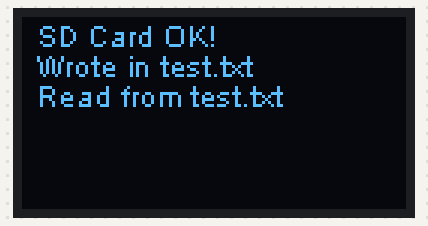
This sketch was run on a simulated Arduino Uno, built with avr-gcc and run on an emulated ATmega328P. Shown: 128×64 one-colour display. Storage starts empty; what the sketch prints to the serial monitor is not drawn.

Above: at 1.2 s.

The sketch:

sd_card2.ino
```cpp
#include <mySD.h>
//#include <SPI.h>
//#include <Wire.h>
//#include "SSD1306Wire.h"

File root;
#include "SH1106.h"
SH1106 display(0x3c, 21, 22);
//  OLED screen text rows:
#define row1 0 //  y=0 is top row of size 1 text
#define row2 10
#define row3 20
#define row4 30
#define row5 40
#define row6 50 //  row7 at 70 is too low

//  SPI port #2:  SD Card Adapter
#define SD_CLK 14
#define SD_MISO 2
#define SD_MOSI 15
#define SD_CS 13

#define Select LOW    //  Low CS means that SPI device Selected
#define DeSelect HIGH //  High CS means that SPI device Deselected


void setup()
{
    // set output pins

    pinMode(SD_CS, OUTPUT);
    Serial.begin(115200);
    while (!Serial)
        ; //  wait to connect to computer

    display.init();
    display.flipScreenVertically();
    display.setFont(ArialMT_Plain_10);
    display.setTextAlignment(TEXT_ALIGN_LEFT);
    display.clear();
    display.display();

    Serial.print("Initializing SD card...");
    digitalWrite(SD_CS, Select); //  SELECT (Low) SD Card SPI

    if (!SD.begin(SD_CS, SD_MOSI, SD_MISO, SD_CLK))
    {
        Serial.println("initialization failed!");
        //  now what?
    }
    else
    {
        Serial.println("initialization done.");
        display.drawString(5, row1, "SD Card OK!");
        display.display();
        delay(1000);
    }
    /* open "test.txt" for writing */
    root = SD.open("test.txt", FILE_WRITE);
    if (root)
    {
        root.println("Hello world!");
        root.flush();
        root.close();
    }
    else
    { //  file open error
        Serial.println("error opening test.txt");
    }
    display.drawString(5, row2, "Wrote in test.txt");
    display.display();
    delay(100);
    /* after writing, then reopen the file and read it */
    root = SD.open("test.txt");
    if (root)
    { /* read from the file to the end of it */
        while (root.available())
        { // read the file
            Serial.write(root.read());
        }
        root.close();
    }
    else
    {
        Serial.println("error opening test.txt");
    }
    display.drawString(5, row3, "Read from test.txt");
    display.display();
    delay(100);
    //  done testing the SD Card
    digitalWrite(SD_CS, DeSelect);
    //  SD.end();
    delay(100);
}

void loop()
{
}
```
